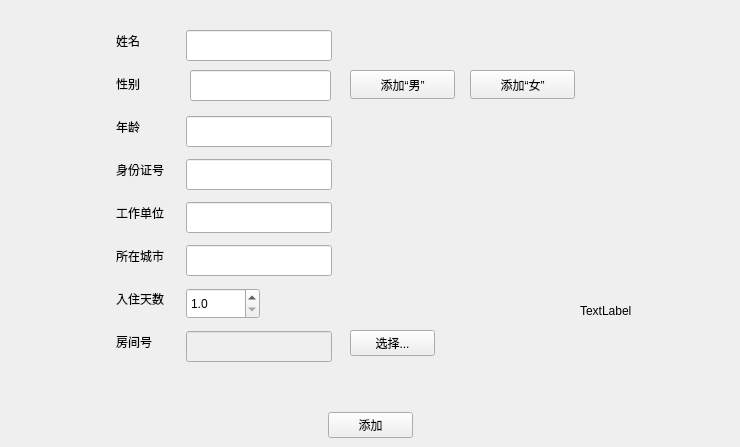
            <widget class="QWidget" name="page_2">
             <property name="mouseTracking">
              <bool>true</bool>
             </property>
             <widget class="QPushButton" name="addItem">
              <property name="geometry">
               <rect>
                <x>328</x>
                <y>412</y>
                <width>85</width>
                <height>26</height>
               </rect>
              </property>
              <property name="mouseTracking">
               <bool>true</bool>
              </property>
              <property name="text">
               <string>添加</string>
              </property>
             </widget>
             <widget class="QLineEdit" name="ageEdit">
              <property name="geometry">
               <rect>
                <x>186</x>
                <y>116</y>
                <width>146</width>
                <height>31</height>
               </rect>
              </property>
              <property name="mouseTracking">
               <bool>true</bool>
              </property>
             </widget>
             <widget class="QLabel" name="label_5">
              <property name="geometry">
               <rect>
                <x>116</x>
                <y>159</y>
                <width>64</width>
                <height>21</height>
               </rect>
              </property>
              <property name="mouseTracking">
               <bool>true</bool>
              </property>
              <property name="text">
               <string>身份证号</string>
              </property>
             </widget>
             <widget class="QLineEdit" name="nameEdit">
              <property name="geometry">
               <rect>
                <x>186</x>
                <y>30</y>
                <width>146</width>
                <height>31</height>
               </rect>
              </property>
              <property name="mouseTracking">
               <bool>true</bool>
              </property>
             </widget>
             <widget class="QLabel" name="label_3">
              <property name="geometry">
               <rect>
                <x>116</x>
                <y>73</y>
                <width>32</width>
                <height>21</height>
               </rect>
              </property>
              <property name="mouseTracking">
               <bool>true</bool>
              </property>
              <property name="text">
               <string>性别</string>
              </property>
             </widget>
             <widget class="QLineEdit" name="ID_numberEdit">
              <property name="geometry">
               <rect>
                <x>186</x>
                <y>159</y>
                <width>146</width>
                <height>31</height>
               </rect>
              </property>
              <property name="mouseTracking">
               <bool>true</bool>
              </property>
             </widget>
             <widget class="QLabel" name="label_4">
              <property name="geometry">
               <rect>
                <x>116</x>
                <y>116</y>
                <width>32</width>
                <height>21</height>
               </rect>
              </property>
              <property name="mouseTracking">
               <bool>true</bool>
              </property>
              <property name="text">
               <string>年龄</string>
              </property>
             </widget>
             <widget class="QLabel" name="label_2">
              <property name="geometry">
               <rect>
                <x>116</x>
                <y>30</y>
                <width>32</width>
                <height>21</height>
               </rect>
              </property>
              <property name="mouseTracking">
               <bool>true</bool>
              </property>
              <property name="text">
               <string>姓名</string>
              </property>
             </widget>
             <widget class="QLabel" name="label_6">
              <property name="geometry">
               <rect>
                <x>116</x>
                <y>202</y>
                <width>64</width>
                <height>21</height>
               </rect>
              </property>
              <property name="mouseTracking">
               <bool>true</bool>
              </property>
              <property name="text">
               <string>工作单位</string>
              </property>
             </widget>
             <widget class="QLineEdit" name="cityEdit">
              <property name="geometry">
               <rect>
                <x>186</x>
                <y>245</y>
                <width>146</width>
                <height>31</height>
               </rect>
              </property>
              <property name="mouseTracking">
               <bool>true</bool>
              </property>
             </widget>
             <widget class="QLineEdit" name="workplaceEdit">
              <property name="geometry">
               <rect>
                <x>186</x>
                <y>202</y>
                <width>146</width>
                <height>31</height>
               </rect>
              </property>
              <property name="mouseTracking">
               <bool>true</bool>
              </property>
             </widget>
             <widget class="QLabel" name="label_7">
              <property name="geometry">
               <rect>
                <x>116</x>
                <y>245</y>
                <width>64</width>
                <height>21</height>
               </rect>
              </property>
              <property name="mouseTracking">
               <bool>true</bool>
              </property>
              <property name="text">
               <string>所在城市</string>
              </property>
             </widget>
             <widget class="QLabel" name="label_9">
              <property name="geometry">
               <rect>
                <x>116</x>
                <y>331</y>
                <width>48</width>
                <height>21</height>
               </rect>
              </property>
              <property name="mouseTracking">
               <bool>true</bool>
              </property>
              <property name="text">
               <string>房间号</string>
              </property>
             </widget>
             <widget class="QLabel" name="label_8">
              <property name="geometry">
               <rect>
                <x>116</x>
                <y>288</y>
                <width>64</width>
                <height>21</height>
               </rect>
              </property>
              <property name="mouseTracking">
               <bool>true</bool>
              </property>
              <property name="text">
               <string>入住天数</string>
              </property>
             </widget>
             <widget class="QLineEdit" name="roomEdit">
              <property name="enabled">
               <bool>false</bool>
              </property>
              <property name="geometry">
               <rect>
                <x>186</x>
                <y>331</y>
                <width>146</width>
                <height>31</height>
               </rect>
              </property>
              <property name="mouseTracking">
               <bool>true</bool>
              </property>
              <property name="readOnly">
               <bool>false</bool>
              </property>
             </widget>
             <widget class="QPushButton" name="chooseRoom">
              <property name="geometry">
               <rect>
                <x>350</x>
                <y>330</y>
                <width>85</width>
                <height>26</height>
               </rect>
              </property>
              <property name="mouseTracking">
               <bool>true</bool>
              </property>
              <property name="text">
               <string>选择...</string>
              </property>
             </widget>
             <widget class="QLabel" name="endTimeLabel">
              <property name="geometry">
               <rect>
                <x>290</x>
                <y>290</y>
                <width>241</width>
                <height>21</height>
               </rect>
              </property>
              <property name="text">
               <string/>
              </property>
             </widget>
             <widget class="QDoubleSpinBox" name="daySpinBox">
              <property name="geometry">
               <rect>
                <x>186</x>
                <y>288</y>
                <width>74</width>
                <height>31</height>
               </rect>
              </property>
              <property name="decimals">
               <number>1</number>
              </property>
              <property name="minimum">
               <double>1.000000000000000</double>
              </property>
              <property name="singleStep">
               <double>0.500000000000000</double>
              </property>
              <property name="value">
               <double>1.000000000000000</double>
              </property>
             </widget>
             <widget class="QLabel" name="priceLabel">
              <property name="geometry">
               <rect>
                <x>580</x>
                <y>300</y>
                <width>151</width>
                <height>21</height>
               </rect>
              </property>
              <property name="text">
               <string>TextLabel</string>
              </property>
             </widget>
             <widget class="QLineEdit" name="sexEdit">
              <property name="geometry">
               <rect>
                <x>190</x>
                <y>70</y>
                <width>141</width>
                <height>31</height>
               </rect>
              </property>
             </widget>
             <widget class="QPushButton" name="addManBtn">
              <property name="geometry">
               <rect>
                <x>350</x>
                <y>70</y>
                <width>105</width>
                <height>29</height>
               </rect>
              </property>
              <property name="text">
               <string>添加“男”</string>
              </property>
             </widget>
             <widget class="QPushButton" name="addWomanBtn">
              <property name="geometry">
               <rect>
                <x>470</x>
                <y>70</y>
                <width>105</width>
                <height>29</height>
               </rect>
              </property>
              <property name="text">
               <string>添加“女”</string>
              </property>
             </widget>
            </widget>
